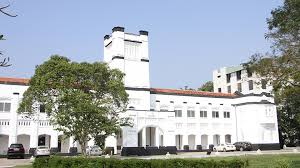
#> input picture SIFT_Assignment/img1.jpg, 300 x 168 px, found by its file name
$ jupyter execute SIFT.ipynb   (shell and % lines are left out)
#> lines starting #> are read from the running program, lines starting #| are printed output that depends on the picture
Mounting google drive to read files from drive

[cell 1]
from google.colab import drive
drive.mount('/content/drive')

When getting an error "module 'cv2.cv2' has no attribute 'SIFT_create' "

The first thing to do is see the exact version you are using, all just running:

print (cv2 .__ version__)

if version = 4.4.0 then sift = cv2.SIFT_create ()

if version = 4.3.x then sift = cv2.xfeatures2d.SIFT_create ()

if Version = 4.2.x or 4.1.xu 4.0.x, then SIFT will not work, it is not taken into consideration during the construction of the python package, the activation of the open-contrib module as well as the use of algorithms non free have not been activated.

on google colab you can install the opencv version you want by simply using a pip command preceded by an exclamation point "!" and specify the opencv version as follows:

!pip install opencv-contrib-python==4.4.0.44

[cell 2]
import cv2
cv2.__version__

[cell 3]
import cv2
cv2.__version__

[cell 4]
from random import randrange
import matplotlib.pyplot as plt
import numpy as np
figsize = (10, 10)

#SIFT feature detection and description

[cell 5]
img_1 = cv2.cvtColor(cv2.imread('/content/drive/My Drive/Data Analytics/SIFT_Assignment/img1.jpg'), cv2.COLOR_BGR2RGB)
gray_1 = cv2.cvtColor(img_1, cv2.COLOR_RGB2GRAY)
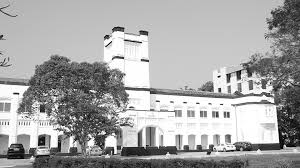
#> gray_1: shape (168, 300); min 0, max 255, mean 167.4
img_2 = cv2.cvtColor(cv2.imread('/content/drive/My Drive/Data Analytics/SIFT_Assignment/img3.jpg'), cv2.COLOR_BGR2RGB)
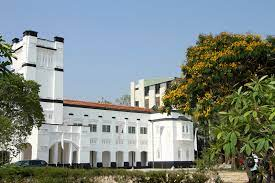
#> input picture SIFT_Assignment/img3.jpg, 275 x 183 px, found by its file name
gray_2 = cv2.cvtColor(img_2, cv2.COLOR_RGB2GRAY)
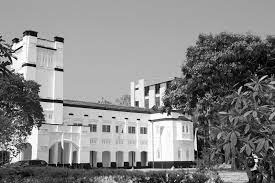
#> gray_2: shape (183, 275); min 0, max 255, mean 134.6

[cell 6]
# use orb if sift is not installed
feature_extractor = cv2.SIFT_create()

# find the keypoints and descriptors with chosen feature_extractor
kp_1, desc_1 = feature_extractor.detectAndCompute(gray_1, None)
#> kp_1 = 453 keypoints; strongest (x, y, size): (220, 89, 2.3), (42, 140, 6.7), (107, 37, 3.2), (228, 76, 3.6)
kp_2, desc_2 = feature_extractor.detectAndCompute(gray_2, None)
#> kp_2 = 493 keypoints; strongest (x, y, size): (256, 160, 2.2), (62, 70, 1.9), (34, 66, 2), (16, 40, 3.7)

test = cv2.drawKeypoints(img_1, kp_1, None, flags=cv2.DRAW_MATCHES_FLAGS_DRAW_RICH_KEYPOINTS)
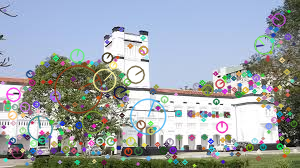
#> test: shape (168, 300, 3); mean R, G, B 159.1, 166.3, 171
test2 = cv2.drawKeypoints(img_2, kp_2, None, flags=cv2.DRAW_MATCHES_FLAGS_DRAW_RICH_KEYPOINTS)
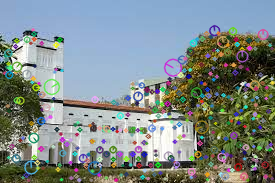
#> test2: shape (183, 275, 3); mean R, G, B 127.9, 138.6, 137.4

plt.figure(figsize=figsize)
plt.imshow(test)
plt.title("keypoints")
plt.show()

plt.figure(figsize=figsize)
plt.imshow(test2)
plt.title("keypoints")
plt.show()

# take only unique features

[cell 7]
bf = cv2.BFMatcher()
matches = bf.knnMatch(desc_1, desc_2, k=2)
#> matches = 453 matches

# Apply ratio test
good_match = []
for m in matches:
    if m[0].distance/m[1].distance < 0.5:
        good_match.append(m)
#> after the loop, good_match = 6 matches
good_match_arr = np.asarray(good_match)

# show only 30 matches
im_matches = cv2.drawMatchesKnn(img_1, kp_1, img_2, kp_2,
                                good_match[0:30], None, flags=cv2.DrawMatchesFlags_NOT_DRAW_SINGLE_POINTS)
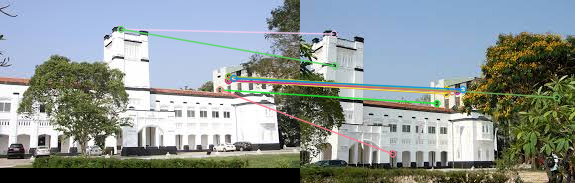
#> im_matches: shape (183, 575, 3); mean R, G, B 138.6, 147.5, 146.7

plt.figure(figsize=(20, 20))
plt.imshow(im_matches)
plt.title("keypoints matches")
plt.show()

Find homography between images

[cell 8]
good_kp_l = np.array([kp_1[m.queryIdx].pt for m in good_match_arr[:, 0]]).reshape(-1, 1, 2)
#> good_kp_l = [[120.6, 28.83], [219.5, 89.48], [228.2, 80.13], [228.2, 80.13], [228.4, 76], [233.4, 77.95]]
good_kp_r = np.array([kp_2[m.trainIdx].pt for m in good_match_arr[:, 0]]).reshape(-1, 1, 2)
#> good_kp_r = [[33.54, 33.59], [136.6, 103], [146, 93.25], [146, 93.25], [146.5, 89.32], [151.6, 91.39]]
H, masked = cv2.findHomography(good_kp_r, good_kp_l, cv2.RANSAC, 5.0)
#> H = [[0.647, 0.527, 84.4], [-0.156, 1.14, -3.46], [-0.00139, 0.00216, 1]]; masked = [1, 1, 1, 1, 1, 1]

print(H)
#| [[ 6.46899360e-01  5.26561250e-01  8.43986305e+01]
#|  [-1.56492219e-01  1.13985319e+00 -3.45849269e+00]
#|  [-1.38536286e-03  2.16338056e-03  1.00000000e+00]]

overlay images

[cell 9]
rgb_r_warped = cv2.warpPerspective(img_2, H, (img_1.shape[1] + img_2.shape[1], img_1.shape[0]))
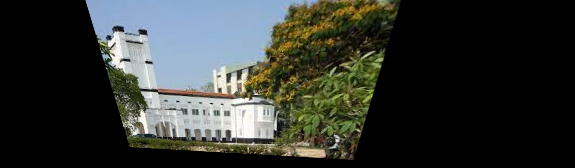
#> rgb_r_warped: shape (168, 575, 3); mean R, G, B 51.4, 54.9, 50.6
rgb_r_warped[0:img_1.shape[0], 0:img_1.shape[1]] = img_1
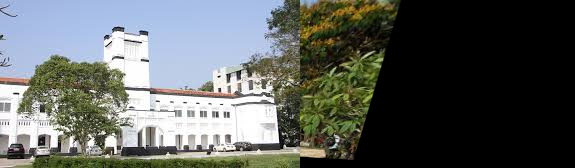
#> rgb_r_warped: shape (168, 575, 3); mean R, G, B 93.6, 97.6, 95.1

plt.figure(figsize=figsize)
plt.imshow(rgb_r_warped)
plt.title("naive warping")
plt.show()

[cell 10]
def warpTwoImages(img1, img2, H):
    '''warp img2 to img1 with homograph H
    from: https://stackoverflow.com/questions/13063201/how-to-show-the-whole-image-when-using-opencv-warpperspective
    '''
    h1, w1 = img1.shape[:2]
#> h1 = 168; w1 = 300
    h2, w2 = img2.shape[:2]
#> h2 = 183; w2 = 275
    pts1 = np.float32([[0, 0], [0, h1], [w1, h1], [w1, 0]]).reshape(-1, 1, 2)
#> pts1 = [[0, 0], [0, 168], [300, 168], [300, 0]]
    pts2 = np.float32([[0, 0], [0, h2], [w2, h2], [w2, 0]]).reshape(-1, 1, 2)
#> pts2 = [[0, 0], [0, 183], [275, 183], [275, 0]]
    pts2_ = cv2.perspectiveTransform(pts2, H)
#> pts2_ = [[84.4, -3.46], [129.5, 147], [353.4, 159.7], [423.7, -75.11]]
    pts = np.concatenate((pts1, pts2_), axis=0)
#> pts = [[0, 0], [0, 168], [300, 168], [300, 0], [84.4, -3.46], [129.5, 147], [353.4, 159.7], [423.7, -75.11]]
    [xmin, ymin] = np.int32(pts.min(axis=0).ravel() - 0.5)
#> xmin = 0; ymin = -75
    [xmax, ymax] = np.int32(pts.max(axis=0).ravel() + 0.5)
#> xmax = 424; ymax = 168
    t = [-xmin, -ymin]
#> t = [0, 75]
    Ht = np.array([[1, 0, t[0]], [0, 1, t[1]], [0, 0, 1]])  # translate
#> Ht = [[1, 0, 0], [0, 1, 75], [0, 0, 1]]

    result = cv2.warpPerspective(img2, Ht@H, (xmax-xmin, ymax-ymin))
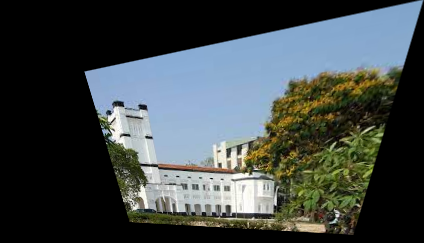
#> result: shape (243, 424, 3); mean R, G, B 64.8, 72, 72.3
    result[t[1]:h1+t[1], t[0]:w1+t[0]] = img1
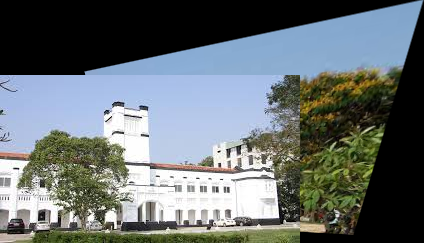
#> result: shape (243, 424, 3); mean R, G, B 104.3, 112, 114
    return result


result = warpTwoImages(img_1, img_2, H)

plt.figure(figsize=figsize)
plt.imshow(result)
plt.title("better warping")
plt.show()
